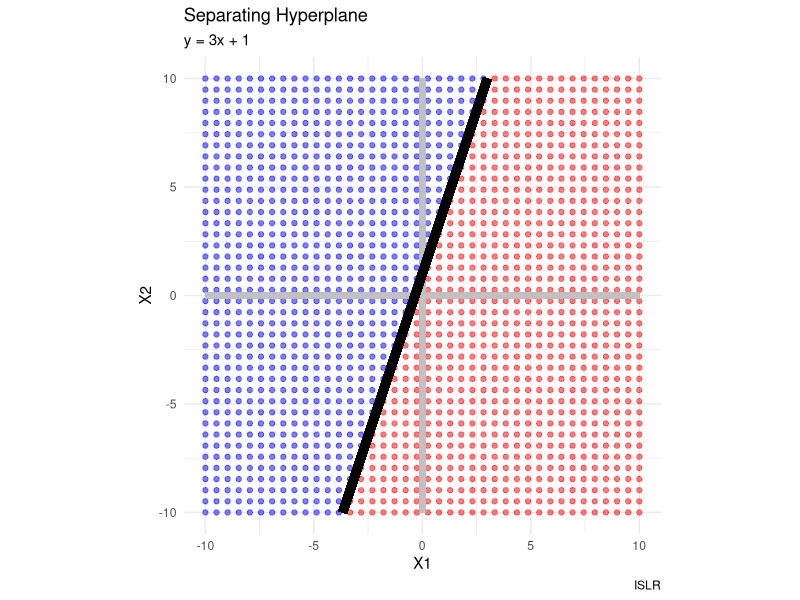
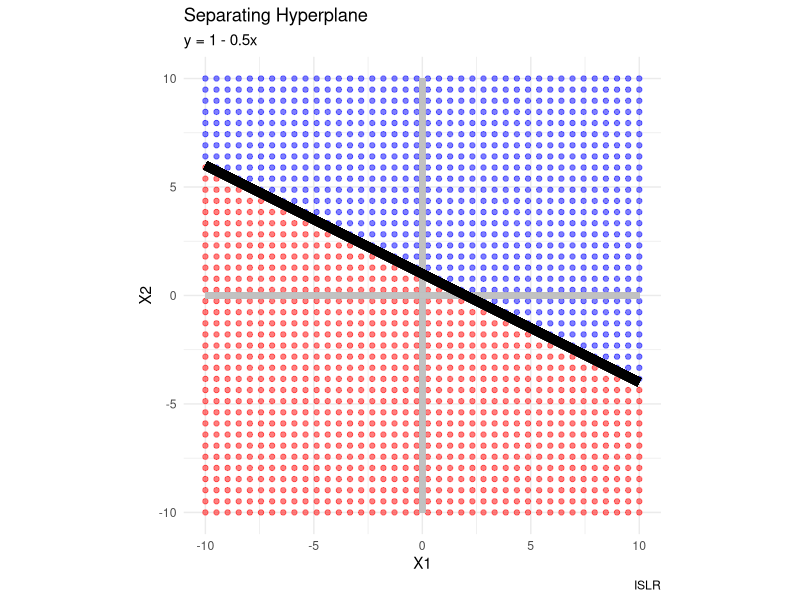
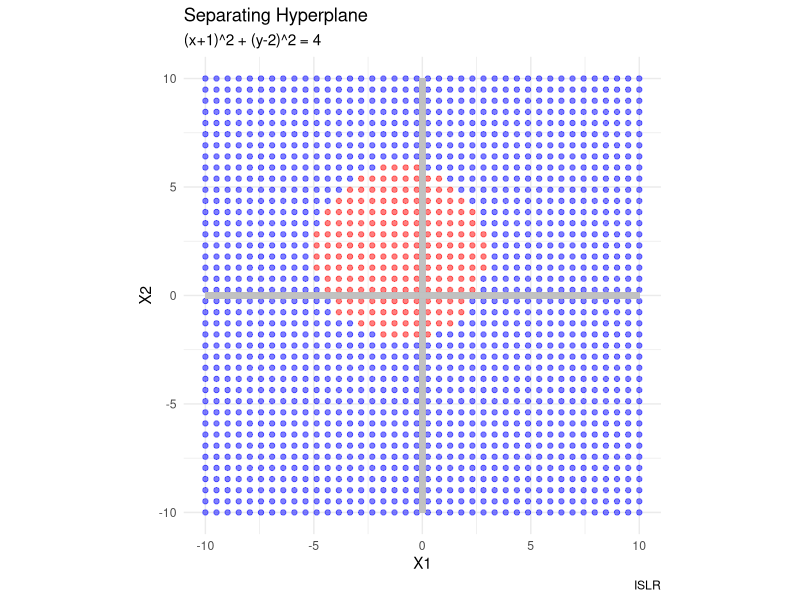
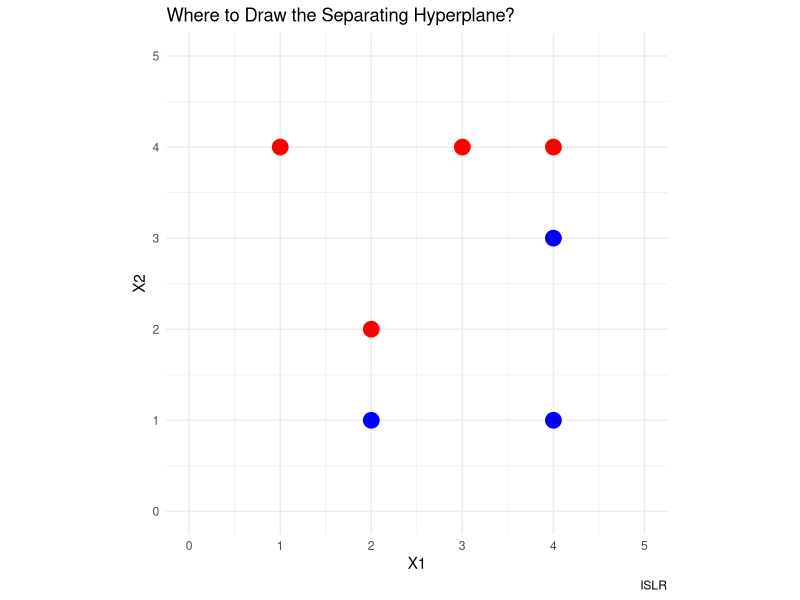
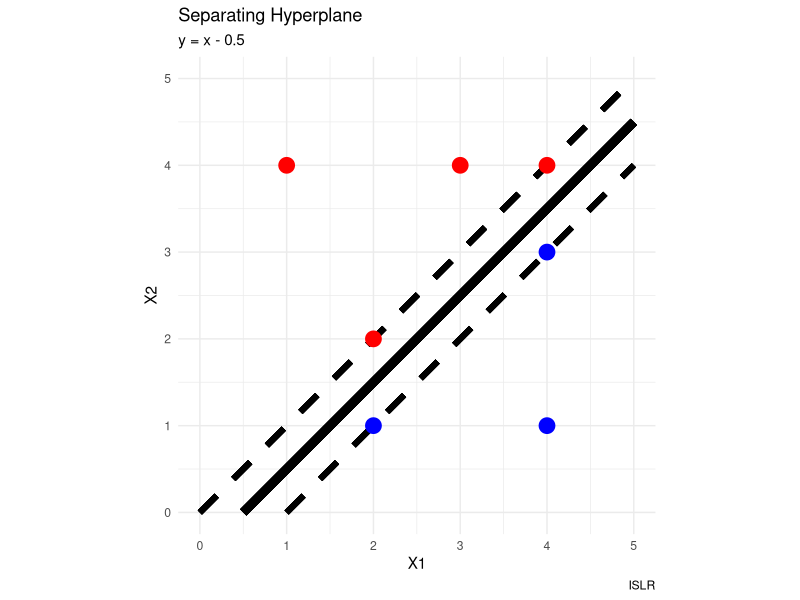
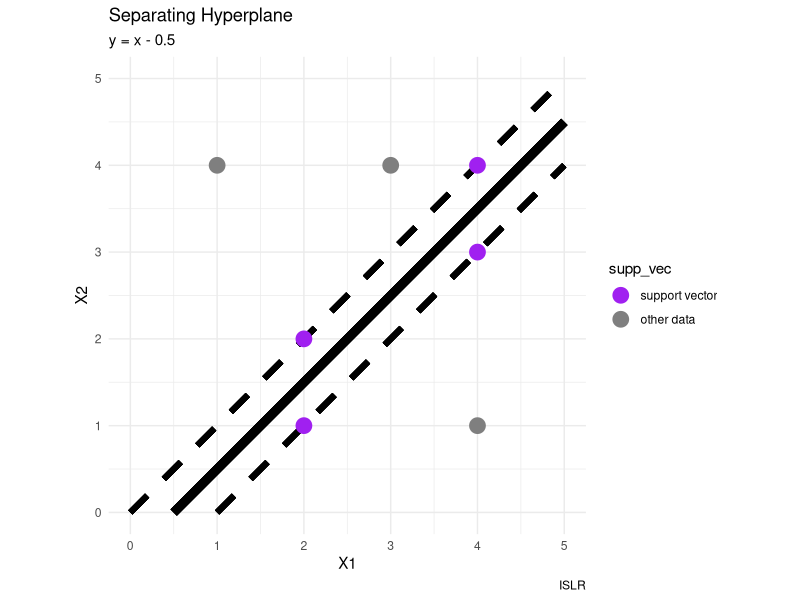
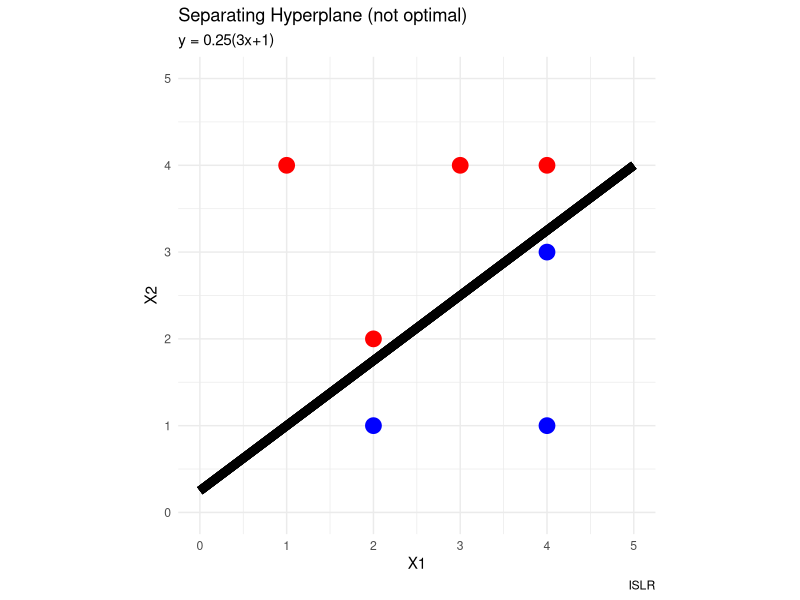
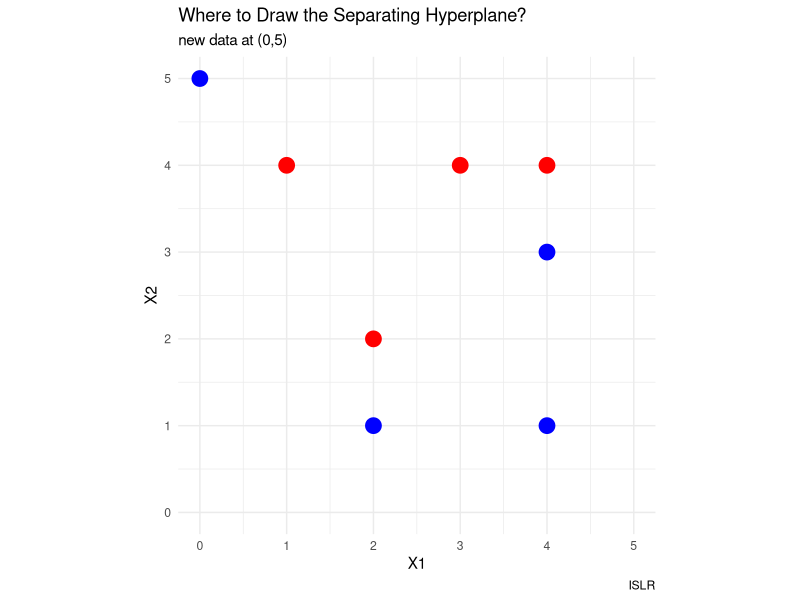

Generate these figures, in order, with R:
## ---- chunk 1
#| message: false
#| warning: false
library("dplyr")
library("ggplot2")
## ---- chunk 2
N <- 40 #resolution
x <- seq(-10, 10, length.out = N)
y <- seq(-10, 10, length.out = N)

df <- expand.grid(x,y)
colnames(df) <- c("xval", "yval")
## ---- chunk 3
df1 <- df |>
  # math function
  mutate(shade = ifelse(yval > 3*xval + 1, "blue", "red"))
## ---- chunk 4
df1 |>
  ggplot() +
  
  # shaded regions
  geom_point(aes(x = xval, y = yval, color = shade),
             alpha = 0.5) +
  scale_color_identity() +
  
  # axes
  geom_segment(aes(x = -10, y = 0, xend = 10, yend = 0),
               alpha = 0.25, color = "gray75", linewidth = 2) +
  geom_segment(aes(x = 0, y = -10, xend = 0, yend = 10),
               alpha = 0.25, color = "gray75", linewidth = 2) +
  
  # main line
  geom_segment(aes(x = -(11/3), y = -10, xend = 3, yend = 10),
               color = "black", linewidth = 3) +
  
  # customization
  coord_equal() +
  labs(title = "Separating Hyperplane",
       subtitle = "y = 3x + 1",
       caption = "ISLR",
       x = "X1", y = "X2") +
  theme_minimal()
## ---- chunk 5
df1b <- df |>
  # math function
  mutate(shade = ifelse(yval > 1 - 0.5*xval, "blue", "red"))
## ---- chunk 6
df1b |>
  ggplot() +
  
  # shaded regions
  geom_point(aes(x = xval, y = yval, color = shade),
             alpha = 0.5) +
  scale_color_identity() +
  
  # axes
  geom_segment(aes(x = -10, y = 0, xend = 10, yend = 0),
               alpha = 0.25, color = "gray75", linewidth = 2) +
  geom_segment(aes(x = 0, y = -10, xend = 0, yend = 10),
               alpha = 0.25, color = "gray75", linewidth = 2) +
  
  # main line
  geom_segment(aes(x = -10, y = 6, xend = 10, yend = -4),
               color = "black", linewidth = 3) +
  
  # customization
  coord_equal() +
  labs(title = "Separating Hyperplane",
       subtitle = "y = 1 - 0.5x",
       caption = "ISLR",
       x = "X1", y = "X2") +
  theme_minimal()
## ---- chunk 7
euclidean_distance <- function(x1, y1, x2, y2){
  # computes the Euclidean distance between (x1, y1) and (x2, y2)
  sqrt( (x2 - x1)^2 + (y2 - y1)^2 )
}
## ---- chunk 8
df2 <- df |>
  # math function
  mutate(shade = ifelse(euclidean_distance(xval, yval, -1, 2) > 4, 
                        "blue", "red"))
## ---- chunk 9
df2 |>
  ggplot() +
  
  # shaded regions
  geom_point(aes(x = xval, y = yval, color = shade),
             alpha = 0.5) +
  scale_color_identity() +
  
  # axes
  geom_segment(aes(x = -10, y = 0, xend = 10, yend = 0),
               alpha = 0.25, color = "gray75", linewidth = 2) +
  geom_segment(aes(x = 0, y = -10, xend = 0, yend = 10),
               alpha = 0.25, color = "gray75", linewidth = 2) +
  
  # customization
  coord_equal() +
  labs(title = "Separating Hyperplane",
       subtitle = "(x+1)^2 + (y-2)^2 = 4",
       caption = "ISLR",
       x = "X1", y = "X2") +
  theme_minimal()
## ---- chunk 10
ifelse(euclidean_distance(0, 0, -1, 2) > 4, "blue", "red")
ifelse(euclidean_distance(-1, 1, -1, 2) > 4, "blue", "red")
ifelse(euclidean_distance(2, 2, -1, 2) > 4, "blue", "red")
ifelse(euclidean_distance(3, 8, -1, 2) > 4, "blue", "red")
## ---- chunk 11
obs <- 1:7
xvals <- c(3,2,4,1,2,4,4)
yvals <- c(4,2,4,4,1,3,1)
class_label <- c("Red", "Red", "Red", "Red", "Blue", "Blue", "Blue")
df3 <- data.frame(obs, xvals, yvals, class_label)
## ---- chunk 12
df3 |>
  ggplot() +
  geom_point(aes(x = xvals, y = yvals, color = class_label),
             size = 5) +
  coord_equal() +
  scale_color_identity() +
  labs(title = "Where to Draw the Separating Hyperplane?",
       # subtitle = "y = x - 0.5",
       caption = "ISLR",
       x = "X1", y = "X2") +
  theme_minimal() +
  xlim(0,5) + ylim(0,5)
## ---- chunk 13
df3 |>
  ggplot() +
  
  # separating hyperplane
  geom_segment(aes(x = 0.5, y = 0, xend = 5, yend = 4.5),
               color = "black", linetype = 1, linewidth = 3) +
  
  # margins
  geom_segment(aes(x = 0, y = 0, xend = 5, yend = 5),
               color = "black", linetype = 2, linewidth = 2) +
  geom_segment(aes(x = 1, y = 0, xend = 5, yend = 4),
               color = "black", linetype = 2, linewidth = 2) +
  
  geom_point(aes(x = xvals, y = yvals, color = class_label),
             size = 5) +
    coord_equal() +
  scale_color_identity() +
  labs(title = "Separating Hyperplane",
       subtitle = "y = x - 0.5",
       caption = "ISLR",
       x = "X1", y = "X2") +
  theme_minimal() +
  xlim(0,5) + ylim(0,5)
## ---- chunk 14
df3e <- df3 |>
  mutate(supp_vec = ifelse(obs %in% c(2,3,5,6), 
                           "support vector", "other data"))
  
df3e$supp_vec <- factor(df3e$supp_vec,
                        levels = c("support vector", "other data"))
  
df3e |>  
  ggplot() +
  
  # separating hyperplane
  geom_segment(aes(x = 0.5, y = 0, xend = 5, yend = 4.5),
               color = "black", linetype = 1, linewidth = 3) +
  
  # margins
  geom_segment(aes(x = 0, y = 0, xend = 5, yend = 5),
               color = "black", linetype = 2, linewidth = 2) +
  geom_segment(aes(x = 1, y = 0, xend = 5, yend = 4),
               color = "black", linetype = 2, linewidth = 2) +
  
  geom_point(aes(x = xvals, y = yvals, color = supp_vec),
             size = 5) +
    coord_equal() +
  scale_color_manual(values = c("purple", "gray50")) +
  labs(title = "Separating Hyperplane",
       subtitle = "y = x - 0.5",
       caption = "ISLR",
       x = "X1", y = "X2") +
  theme_minimal() +
  xlim(0,5) + ylim(0,5)
## ---- chunk 15
df3 |>
  ggplot() +
  
  # separating hyperplane
  geom_segment(aes(x = 0, y = 1/4, xend = 5, yend = 16/4),
               color = "black", linetype = 1, linewidth = 3) +
  
  geom_point(aes(x = xvals, y = yvals, color = class_label),
             size = 5) +
    coord_equal() +
  scale_color_identity() +
  labs(title = "Separating Hyperplane (not optimal)",
       subtitle = "y = 0.25(3x+1)",
       caption = "ISLR",
       x = "X1", y = "X2") +
  theme_minimal() +
  xlim(0,5) + ylim(0,5)
## ---- chunk 16
new_dot <- data.frame(obs = 8, xvals = 0, yvals = 5, class_label = "blue")
df3h <- rbind(df3, new_dot)
df3h |>
  ggplot() +
  geom_point(aes(x = xvals, y = yvals, color = class_label),
             size = 5) +
  coord_equal() +
  scale_color_identity() +
  labs(title = "Where to Draw the Separating Hyperplane?",
       subtitle = "new data at (0,5)",
       caption = "ISLR",
       x = "X1", y = "X2") +
  theme_minimal() +
  xlim(0,5) + ylim(0,5)
## ---- chunk 17
sessionInfo()
